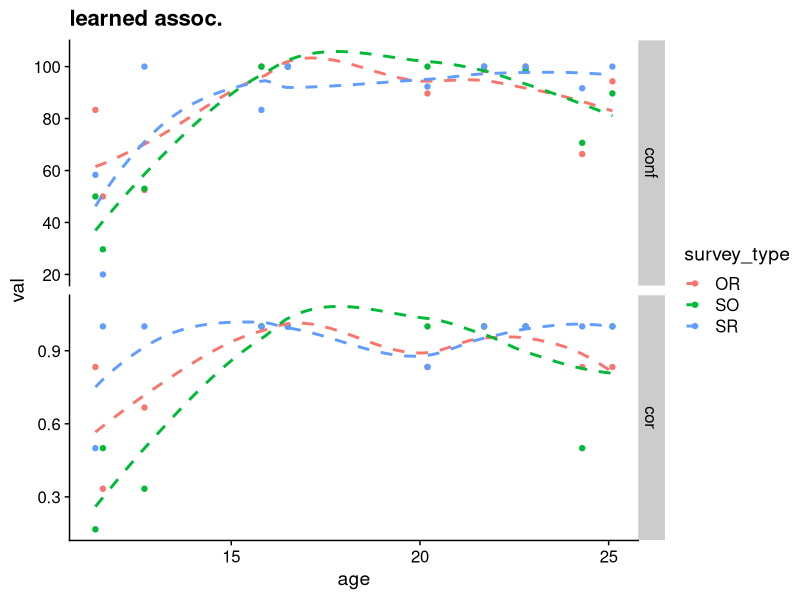

Reproduce this figure in R.
#!/usr/bin/env Rscript
library(dplyr)
library(ggplot2)
library(cowplot)
theme_set(theme_cowplot())

# 20200624WF - init
#   read in fruit and side pairs


surv <- read.table('txt/fruit_survey.tsv',header=T)
age  <- read.csv('txt/ages.csv')
# TODO: missing ages for some
setdiff(surv$subjID, age$subjID)

d <-
   merge(age,surv) %>%
   mutate(correct=correct=='true') %>%
   group_by(subjID, age, survey_type) %>%
   summarise(cor=sum(correct)/n(), conf=mean(confidence))

   #tidyr::spread(survey_type,cor)

p <- d %>%
    tidyr::gather(mes,val,-age,-subjID,-survey_type) %>%
    ggplot() + aes(x=age, y=val, color=survey_type) +
    #geom_line(aes(group=subjID), color='black', alpha=.2, size=1) +
    #geom_jitter(alpha=.8, width=.1, height=0) +
    geom_point() +
    geom_smooth(se=F, linetype=2) +
    facet_grid(mes~., scales="free_y") +
    ggtitle('learned assoc.') 

ggsave(p,file='survey_learn.png')

# non are sig. (all ~ .25)
split(d,d$survey_type) %>% sapply(function(x) summary(lm(age~cor,x))$coeff['cor','Pr(>|t|)'])
